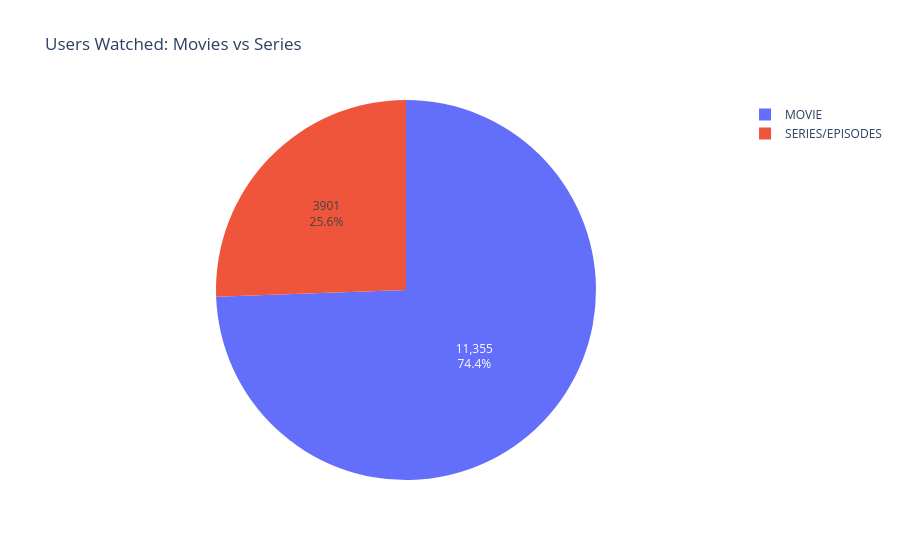
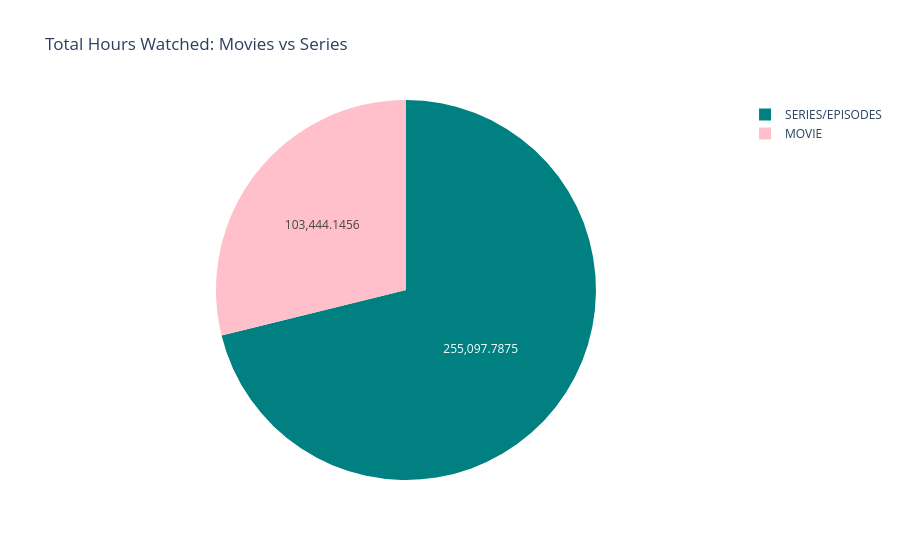

Notebook code cell kept with these figures, in order:
### Code cell
figureOne = px.pie(moredetailedstctv, names= "program_class", values= "no_of_users_watched", title="Users Watched: Movies vs Series")
figureOne.update_traces(textinfo= "percent+value")
figureOne.show()
figureTwo = px.pie(moredetailedstctv, names="program_class", values="total_watch_hours",color_discrete_sequence=["Teal","Pink"], title="Total Hours Watched: Movies vs Series")
figureTwo.update_traces(textinfo = "value")
figureTwo.show()

### Figure 1 — Plotly figure (JSON) as saved in the notebook; plotly's stock layout.template omitted (floating-point values rounded to 4 significant figures)
{"data": [{"domain": {"x": [0, 1], "y": [0, 1]}, "hovertemplate": "program_class=%{label}<br>no_of_users_watched=%{value}<extra></extra>", "labels": ["MOVIE", "SERIES/EPISODES"], "legendgroup": "", "name": "", "showlegend": true, "textinfo": "percent+value", "type": "pie", "values": [11355, 3901]}], "layout": {"legend": {"tracegroupgap": 0}, "title": {"text": "Users Watched: Movies vs Series"}}}

### Figure 2 — Plotly figure (JSON) as saved in the notebook; plotly's stock layout.template omitted (floating-point values rounded to 4 significant figures)
{"data": [{"domain": {"x": [0, 1], "y": [0, 1]}, "hovertemplate": "program_class=%{label}<br>total_watch_hours=%{value}<extra></extra>", "labels": ["MOVIE", "SERIES/EPISODES"], "legendgroup": "", "name": "", "showlegend": true, "textinfo": "value", "type": "pie", "values": [103400.0, 255100.0]}], "layout": {"legend": {"tracegroupgap": 0}, "piecolorway": ["Teal", "Pink"], "title": {"text": "Total Hours Watched: Movies vs Series"}}}
